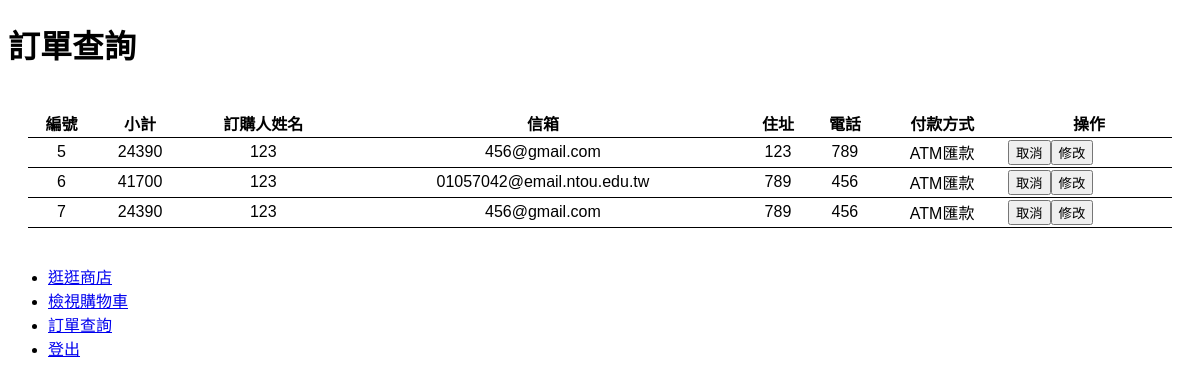
Page /search.php (signed in) on the committed database.
### tables this page shows
CREATE TABLE `order` (
  `orderid` int(10) UNSIGNED NOT NULL,
  `total` int(10) UNSIGNED DEFAULT NULL,
  `customername` varchar(100) DEFAULT NULL,
  `customeremail` varchar(100) DEFAULT NULL,
  `customeraddress` varchar(100) DEFAULT NULL,
  `customerphone` varchar(100) DEFAULT NULL,
  `paytype` enum('ATM匯款','線上刷卡','貨到付款') DEFAULT 'ATM匯款'
);

### search.php (the view, shortened to what this page needs)
<?php
require_once('connMysql.php');
$query_RecOrder = "SELECT * FROM `order` ORDER BY `order`.`orderid` ASC";
$stmt = $db_link->prepare($query_RecOrder);
$stmt->execute();
$RecOrder = $stmt->get_result();
?>
<!DOCTYPE html>
<html lang="zh-TW">
<head>
    <link href="http://code.jquery.com/mobile/1.4.5/jquery.mobile-1.4.5.min.css" rel="stylesheet" type="text/css" />
</head>
<body>
    <div data-position="fixed" data-role="header" data-position="fixed">
        <h1>訂單查詢</h1>
    </div>
    <main>
        <table width="100%" border="0" cellpadding="2" cellspacing="0" class="datatable">
            <tr>
                <th>編號</th>
                <th>小計</th>
                <th>訂購人姓名</th>
                <th>信箱</th>
                <th>住址</th>
                <th>電話</th>
                <th>付款方式</th>
                <th>操作</th>
            </tr>
            <?php while ($row_RecOrder = $RecOrder->fetch_assoc()) { ?>
                <tr>
                    <td align="center"><?php echo $row_RecOrder['orderid']; ?></td>
                    <td align="center"><?php echo $row_RecOrder['total']; ?></td>
                    <td align="center"><?php echo $row_RecOrder['customername']; ?></td>
                    <td align="center"><?php echo $row_RecOrder['customeremail']; ?></td>
                    <td align="center"><?php echo $row_RecOrder['customeraddress']; ?></td>
                    <td align="center"><?php echo $row_RecOrder['customerphone']; ?></td>
                    <td align="center"><?php echo $row_RecOrder['paytype']; ?></td>
                    <td><button type="button" class="cancel" data-orderid="<?php echo $row_RecOrder['orderid']; ?>">取消</button><button type="button" class="edit" data-orderid="<?php echo $row_RecOrder['orderid']; ?>">修改</button></td>
                </tr>
            <?php } ?>
        </table>
    </main>
    <div data-role="footer" data-position="fixed">
        <div data-role="navbar">
            <ul>
                <li><a href="index.php" data-icon="grid">逛逛商店</a></li>
                <li><a href="cart.php" data-icon="star" data-ajax="false">檢視購物車</a></li>
                <li><a href="search.php" data-icon="search" data-ajax="false" class="ui-btn-active">訂單查詢</a></li>
                <li><a href="?logout=true" data-icon="gear" data-ajax="false">登出</a></li>
            </ul>
        </div>
    </div>
</body>
</html>

### search.php (style rules this page uses)
body { font-family: sans-serif; background-color: #ffffff; }
main { padding: 20px; }
.datatable { border-collapse: collapse; }
.datatable tr { border-bottom: 1px solid #000; }

### rows in the picture
order: orderid "5", total "24390", customername "123", customeremail "456@gmail.com", customeraddress "123", customerphone "789", paytype "ATM匯款"
order: orderid "6", total "41700", customername "123", customeremail "01057042@email.ntou.edu.tw", customeraddress "789", customerphone "456", paytype "ATM匯款"
order: orderid "7", total "24390", customername "123", customeremail "456@gmail.com", customeraddress "789", customerphone "456", paytype "ATM匯款"
